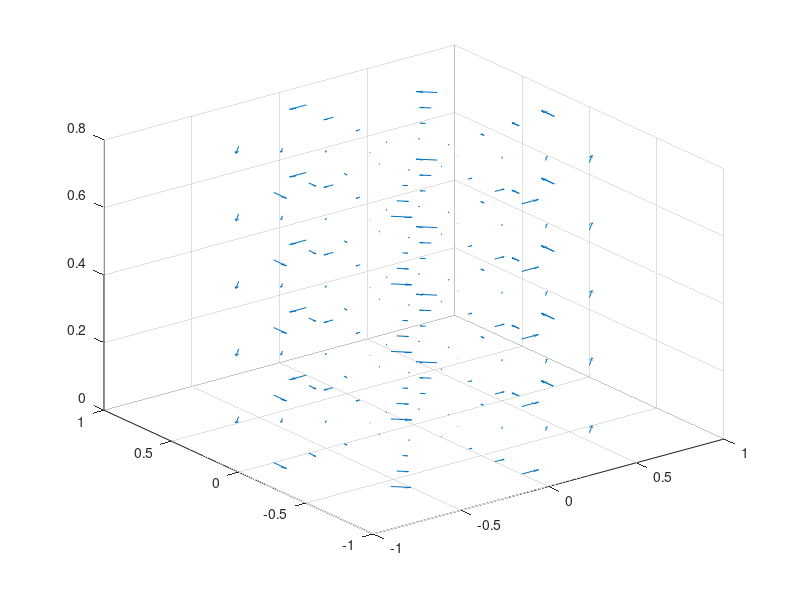

Here is the MATLAB script that generated this plot: (Note: this script raises an error after producing the figure.)
clear all

phi=(0:.25:2)*pi;
a=1;
I=1;

r1 = 0:.2:.8;
z1 = r1;
[rr1,pp,zz1] = meshgrid(r1,phi,z1);
xx1 = rr1.*cos(pp);
yy1 = rr1.*sin(pp);

Hxx1= I* rr1.^2/(2*pi*a^3).*(-sin(pp));
Hyy1= I* rr1.^2/(2*pi*a^3).*(cos(pp));
Hzz1 = 0 * zz1;;
figure(1);
quiver3(xx1,yy1,zz1,Hxx1,Hyy1,Hzz1,0.5);

hold on;

r2 = 1:.5:3;

z2 = r2;
[rr2,pp,zz2] = meshgrid(r2,phi,z2);
xx2 = rr2.*cos(pp);
yy2 = rr2.*sin(pp);

Hxx2= I/(2*pi.*rr2).*(-sin(pp));
Hyy2= I/(2*pi.*rr2).*(cos(pp));
Hzz2 = 0 * zz2;
quiver3(xx2,yy2,zz2,Hxx2,Hyy2,Hzz2,0.5);

grid on;
xlabel('x'); ylabel('y'); zlabel('z');
